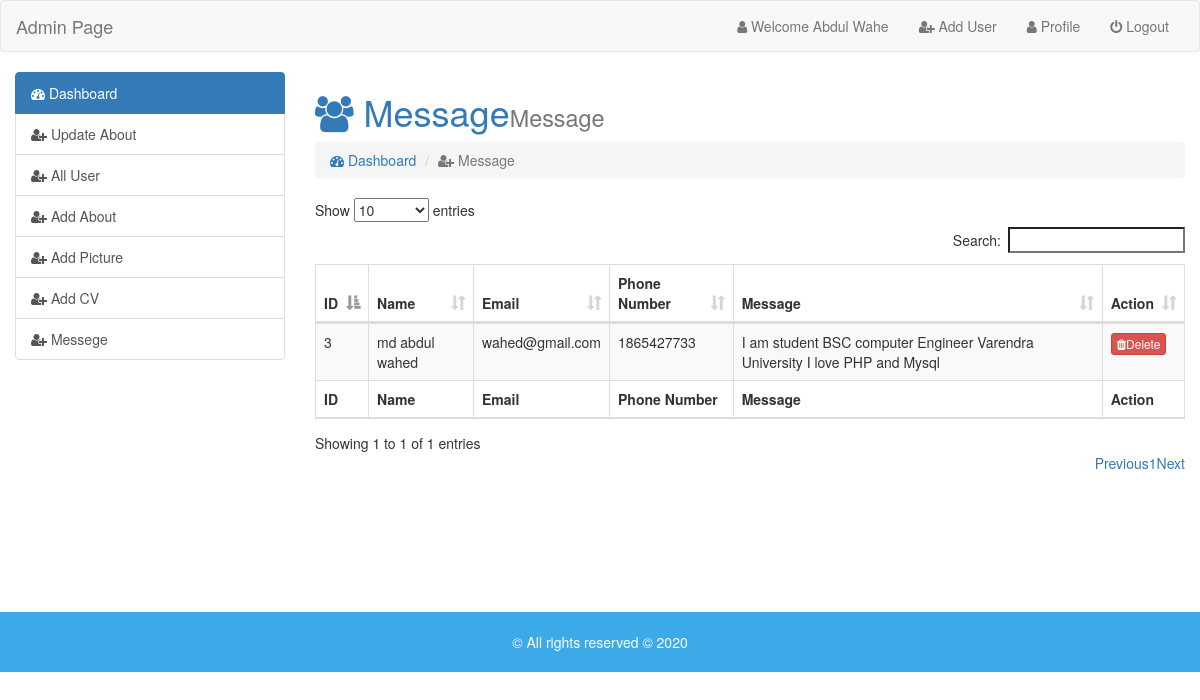
The app's page /admin/index.php?page=contact (signed in) with its own data.
### tables this page shows
CREATE TABLE `contact` (
  `Id` int(11) NOT NULL,
  `name` varchar(100) NOT NULL,
  `email` varchar(100) NOT NULL,
  `phoneno` int(11) NOT NULL,
  `discription` varchar(500) NOT NULL
);

### admin/contact.php (the view, shortened to what this page needs)
	<h1 class="text-primary"><i class="fa fa-users"></i> Message<small>Message</small></h1>
<ol class="breadcrumb">
	<li><a href="index.php?page=dashboard"><i class="fa fa-dashboard"></i> Dashboard</a></li>
	 <li class="active"><i class="fa fa-user-plus"></i> Message</li>
</ol>
	<div class="table-responsive">
			<table id="example" class="table table-striped table-bordered" style="width:100%">
       <thead>
           <tr>
               <th>ID</th>
               <th>Name</th>
               <th>Email</th>
               <th>Phone Number</th>
               <th>Message</th>
               <th>Action</th>
           </tr>
       </thead>
       <tbody>
	<?php
	$query = mysqli_query($con,"SELECT * FROM `contact`");
	while($row = mysqli_fetch_assoc($query)){
	?>
           <tr>
               <td><?php echo $row['Id'];?></td>
               <td><?php echo $row['name'];?></td>
               <td><?php echo $row['email'];?></td>
               <td><?php echo $row['phoneno'];?></td>
               <td><?php echo $row['discription'];?></td>
               <td><a href="message_delete.php?Id=<?php echo $row['Id']?>" class="btn btn-xs btn-danger"><i class="fa fa-trash"></i>Delete</a></td>
           </tr>
	<?php }?>
          </tbody>
       <tfoot>
           <tr>
               <th>ID</th>
               <th>Name</th>
               <th>Email</th>
               <th>Phone Number</th>
               <th>Message</th>
               <th>Action</th>
           </tr>
       </tfoot>
   </table>
			</div>

### admin/index.php (shortened to what this page needs)
<?php
include "connection.php";
?>
<?php
$user_email=$_SESSION['email'];
$query = mysqli_query($con,"SELECT * FROM `admin` WHERE `email`='$user_email' ");
$result = mysqli_fetch_assoc($query);
?>
<!DOCTYPE html>
<html lang="en">
  <head>
    <link href="css/bootstrap.min.css" rel="stylesheet">
    <link href="css/font-awesome.min.css" rel="stylesheet">
    <link href="css/dataTables.bootstrap.min.css" rel="stylesheet">
	<link rel="stylesheet" href="css/style.css" />
  </head>
  <body>
    <nav class="navbar navbar-default">
  <div class="container-fluid">
    <div class="navbar-header">
      <a class="navbar-brand" href="index.php">Admin Page</a>
    </div>
    <div class="collapse navbar-collapse" id="bs-example-navbar-collapse-1">
      <ul class="nav navbar-nav navbar-right">
        <li><a href="index.php?page=user_profile"><i class=" fa fa-user "></i> Welcome <?php echo $result['name'];?></a></li>
        <li><a href="index.php?page=adduser"><i class=" fa fa-user-plus "></i> Add User</a></li>
        <li><a href="index.php?page=user_profile"><i class=" fa fa-user "></i> Profile</a></li>
        <li><a href="logout.php"><i class=" fa fa-power-off "></i> Logout</a></li>
      </ul>
    </div>
  </div>
</nav>
<div class="container-fluid">
	<div class="row ">
		<div class="col-sm-3 	">
			<div class="list-group ">
				  <a href="index.php?page=dashboard" class="list-group-item active ">
					<i class="fa fa-dashboard"></i>  Dashboard
				  </a>
				  <a href="index.php?page=update_about" class="list-group-item "> <i class="fa fa-user-plus"></i> Update About</a>
				  <a href="index.php?page=all_user" class="list-group-item"> <i class="fa fa-user-plus"></i> All User</a>
				  <a href="index.php?page=addabout" class="list-group-item"> <i class="fa fa-user-plus"></i> Add About</a>
				  <a href="index.php?page=add_pgallery" class="list-group-item"> <i class="fa fa-user-plus"></i> Add Picture</a>
				  <a href="index.php?page=addcv" class="list-group-item"> <i class="fa fa-user-plus"></i> Add CV</a>
				  <a href="index.php?page=contact" class="list-group-item"> <i class="fa fa-user-plus"></i> Messege</a>
			</div>
		</div>
		<div class="col-sm-9">
			<div class="content" style="min-hight:500px;">
				<?php
				if(isset($_GET['page'])){
					$page = $_GET['page'].'.php';
				}else{
					$page = "dashboard.php";
				}
				if(file_exists($page)){
					require_once $page;
				}else{
					echo"<h1>File Not Found</h1>";
				}
				?>
			</div>
		</div>
	</div>
</div>
<footer class="footer-area" style="
		background:#3CA9E8;
		text-align:center;
		padding:20px 0;color:#fff;
		margin-top:20px;">
	<p style="margin:0;">© All rights reserved © 2020 </p>
</footer>
  </body>
</html>

### admin/css/style.css (style rules this page uses)
.content { min-height:500px; }

### records on screen
contact: Id "3", name "md abdul wahed", email "wahed@gmail.com", phoneno "1865427733", discription "I am student BSC computer Engineer Varendra University I love PHP and Mysql"

### other values on screen
$result['name'] "Abdul Wahe"
